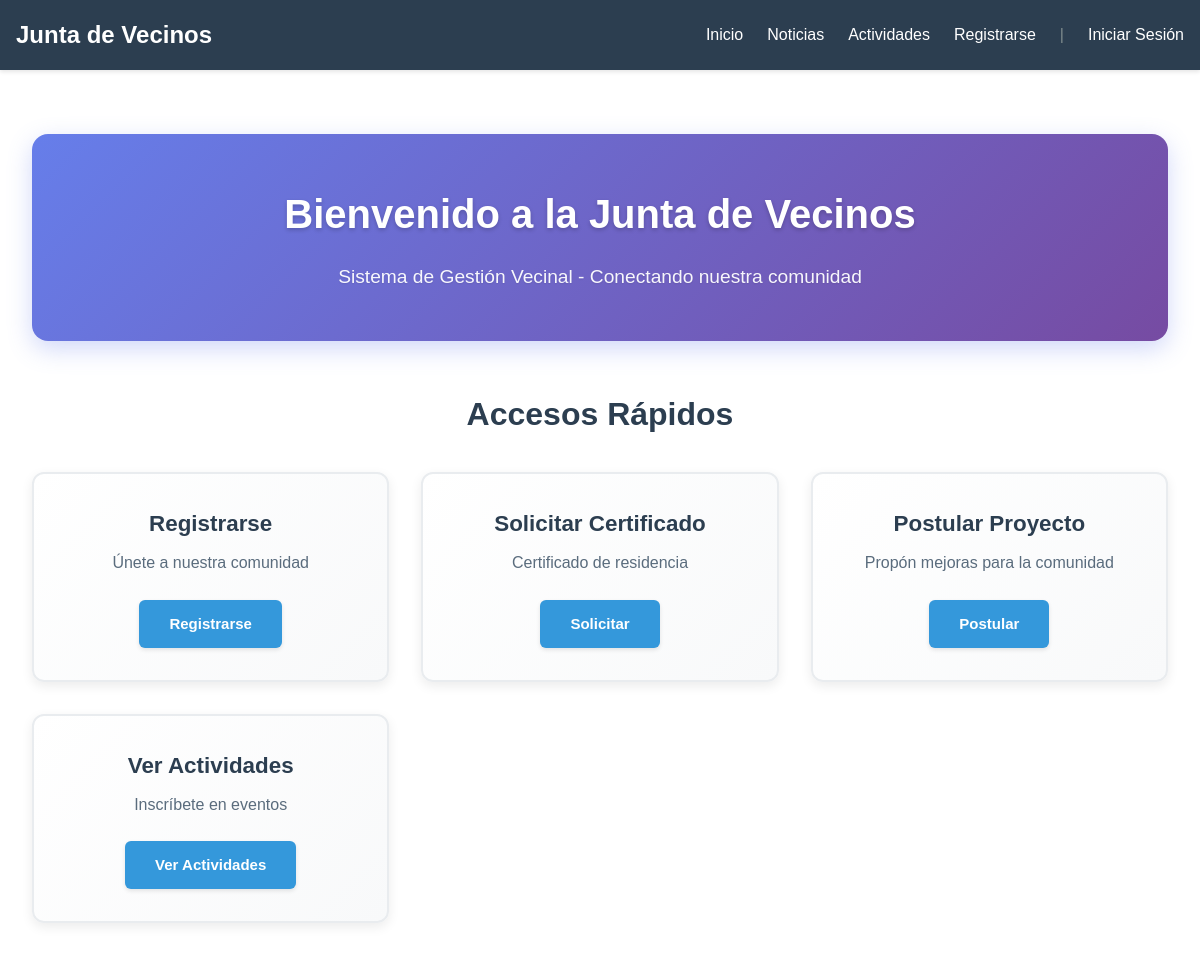
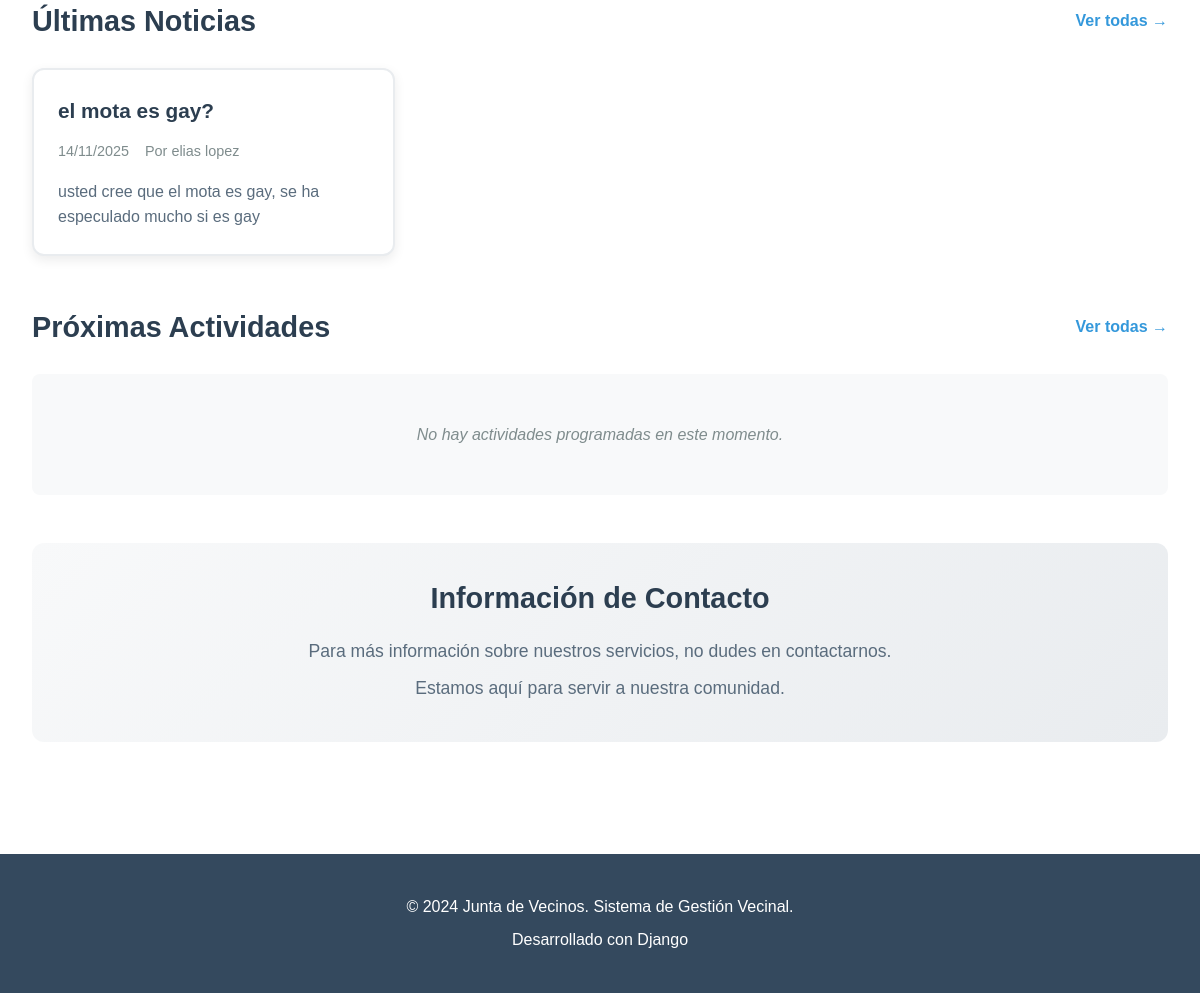
The page / on the database its author committed (2 pictures, top to bottom).
### gestion/models.py (models this page shows, shortened)
class Noticia(models.Model):
    titulo = models.CharField(max_length=200)
    contenido = models.TextField()
    fecha_publicacion = models.DateField(auto_now_add=True)
    autor = models.CharField(max_length=100)
    class Meta:
        verbose_name = "Noticia"
        verbose_name_plural = "Noticias"
        ordering = ['-fecha_publicacion']

### gestion/views.py (the view)
# urls.py: 2. Add a URL to urlpatterns:  path('', views.home, name='home')
def home(request):
    ultimas_noticias = Noticia.objects.all().order_by('-fecha_publicacion')[:5]
    proximas_actividades = Actividad.objects.all().order_by('fecha')[:5]
    context = {
        'ultimas_noticias': ultimas_noticias,
        'proximas_actividades': proximas_actividades,
    }
    return render(request, 'gestion/home.html', context)

### gestion/templates/gestion/home.html (shortened to what this page needs)
{% extends 'gestion/base.html' %}
{% block content %}
<div class="home-container">
    <section class="hero-section">
        <h1>Bienvenido a la Junta de Vecinos</h1>
        <p>Sistema de Gestión Vecinal - Conectando nuestra comunidad</p>
    </section>
    <section class="quick-links">
        <h2>Accesos Rápidos</h2>
        <div class="links-grid">
            {% if user.is_authenticated %}
            <div class="link-card link-card-reservas">
                <h3>Reservar Espacios</h3>
                <p>Canchas, salas y plazas</p>
                <a href="{% url 'listar_espacios' %}" class="btn-action">Reservar</a>
            </div>
            {% else %}
            <div class="link-card">
                <h3>Registrarse</h3>
                <p>Únete a nuestra comunidad</p>
                <a href="{% url 'registrar_vecino' %}" class="btn-action">Registrarse</a>
            </div>
            {% endif %}
            <div class="link-card">
                <h3>Solicitar Certificado</h3>
                <p>Certificado de residencia</p>
                <a href="{% url 'solicitar_certificado' %}" class="btn-action">Solicitar</a>
            </div>
            <div class="link-card">
                <h3>Postular Proyecto</h3>
                <p>Propón mejoras para la comunidad</p>
                <a href="{% url 'postular_proyecto' %}" class="btn-action">Postular</a>
            </div>
            <div class="link-card">
                <h3>Ver Actividades</h3>
                <p>Inscríbete en eventos</p>
                <a href="{% url 'listar_actividades' %}" class="btn-action">Ver Actividades</a>
            </div>
        </div>
    </section>
    <section class="noticias-section">
        <div class="section-header">
            <h2>Últimas Noticias</h2>
            <a href="{% url 'listar_noticias' %}" class="view-all-link">Ver todas →</a>
        </div>
        {% if ultimas_noticias %}
        <div class="noticias-grid">
            {% for noticia in ultimas_noticias %}
            <article class="noticia-card">
                <h3>{{ noticia.titulo }}</h3>
                <p class="noticia-meta">
                    <span class="noticia-fecha">{{ noticia.fecha_publicacion|date:"d/m/Y" }}</span>
                    <span class="noticia-autor">Por {{ noticia.autor }}</span>
                </p>
                <p class="noticia-contenido">
                    {% if noticia.contenido|length > 150 %}
                        {{ noticia.contenido|slice:":150" }}...
                    {% else %}
                        {{ noticia.contenido }}
                    {% endif %}
                </p>
            </article>
            {% endfor %}
        </div>
        {% else %}
        <p class="no-content">No hay noticias publicadas en este momento.</p>
        {% endif %}
    </section>
    <section class="actividades-section">
        <div class="section-header">
            <h2>Próximas Actividades</h2>
            <a href="{% url 'listar_actividades' %}" class="view-all-link">Ver todas →</a>
        </div>
        {% if proximas_actividades %}
        <div class="actividades-grid">
            {% for actividad in proximas_actividades %}
            <article class="actividad-card">
                <h3>{{ actividad.nombre }}</h3>
                <p class="actividad-fecha">📅 {{ actividad.fecha|date:"d/m/Y" }}</p>
                <p class="actividad-descripcion">
                    {% if actividad.descripcion|length > 100 %}
                        {{ actividad.descripcion|slice:":100" }}...
                    {% else %}
                        {{ actividad.descripcion }}
                    {% endif %}
                </p>
                <p class="actividad-cupos">
                    Cupos: {{ actividad.inscritos.count }}/{{ actividad.cupos }}
                </p>
                <a href="{% url 'listar_actividades' %}" class="btn-inscribir">Inscribirse</a>
            </article>
            {% endfor %}
        </div>
        {% else %}
        <p class="no-content">No hay actividades programadas en este momento.</p>
        {% endif %}
    </section>
    <section class="info-section">
        <h2>Información de Contacto</h2>
        <div class="info-content">
            <p>Para más información sobre nuestros servicios, no dudes en contactarnos.</p>
            <p>Estamos aquí para servir a nuestra comunidad.</p>
        </div>
    </section>
</div>
{% endblock %}

### core/static/css/estilos.css (style rules this page uses)
* { margin: 0; padding: 0; box-sizing: border-box; }
body { font-family: Arial, sans-serif; line-height: 1.6; color: #333; min-height: 100vh; display: flex; flex-direction: column; }
.link-card { display: flex; flex-direction: column; align-items: center; justify-content: center; padding: 2rem; text-align: center; background: linear-gradient(135deg, #ffffff 0%, #f8f9fa 100%); border: 2px solid #e9ecef; border-radius: 12px; box-shadow: 0 4px 12px rgba(0, 0, 0, 0.08); transition: all 0.3s ease; }
.link-card h3 { margin-bottom: 0.5rem; color: #2c3e50; font-size: 1.4rem; font-weight: bold; }
.link-card p { margin-bottom: 1.5rem; color: #5a6c7d; font-size: 1rem; font-weight: 500; }
.btn-action { display: inline-block; padding: 12px 30px; background-color: #3498db; color: white; text-decoration: none; border-radius: 6px; font-weight: bold; font-size: 15px; transition: all 0.3s; box-shadow: 0 2px 4px rgba(0, 0, 0, 0.1); }
.home-container { max-width: 1200px; margin: 0 auto; padding: 2rem 1rem; }
.hero-section { text-align: center; padding: 3rem 2rem; background: linear-gradient(135deg, #667eea 0%, #764ba2 100%); border-radius: 16px; color: white; margin-bottom: 3rem; box-shadow: 0 8px 24px rgba(102, 126, 234, 0.3); }
.hero-section h1 { font-size: 2.5rem; margin-bottom: 1rem; font-weight: bold; text-shadow: 0 2px 4px rgba(0, 0, 0, 0.2); }
.hero-section p { font-size: 1.2rem; opacity: 0.95; text-shadow: 0 1px 2px rgba(0, 0, 0, 0.1); }
.quick-links { margin-bottom: 3rem; }
.quick-links h2 { font-size: 2rem; color: #2c3e50; margin-bottom: 2rem; text-align: center; font-weight: bold; }
.links-grid { display: grid; grid-template-columns: repeat(auto-fit, minmax(280px, 1fr)); gap: 2rem; margin-bottom: 2rem; }
.noticias-section, .actividades-section, .info-section { margin-bottom: 3rem; }
.section-header { display: flex; justify-content: space-between; align-items: center; margin-bottom: 1.5rem; }
.section-header h2 { font-size: 1.8rem; color: #2c3e50; font-weight: bold; }
.view-all-link { color: #3498db; text-decoration: none; font-weight: 600; transition: color 0.3s; }
.noticias-grid { display: grid; grid-template-columns: repeat(auto-fill, minmax(300px, 1fr)); gap: 1.5rem; }
.noticia-card { background: white; border: 2px solid #e9ecef; border-radius: 12px; padding: 1.5rem; box-shadow: 0 4px 12px rgba(0, 0, 0, 0.08); transition: all 0.3s ease; }
.noticia-card h3 { color: #2c3e50; margin-bottom: 0.75rem; font-size: 1.3rem; font-weight: bold; }
.noticia-meta { display: flex; gap: 1rem; margin-bottom: 1rem; font-size: 0.9rem; color: #7f8c8d; }
.noticia-contenido { color: #5a6c7d; line-height: 1.6; }
.no-content { text-align: center; padding: 3rem; color: #7f8c8d; font-style: italic; background: #f8f9fa; border-radius: 8px; }
.info-section { background: linear-gradient(135deg, #f8f9fa 0%, #e9ecef 100%); padding: 2rem; border-radius: 12px; text-align: center; }
.info-section h2 { color: #2c3e50; margin-bottom: 1rem; font-size: 1.8rem; font-weight: bold; }
.info-content p { color: #5a6c7d; font-size: 1.1rem; margin: 0.5rem 0; }

### rows shown on the page
Noticia: titulo "el mota es gay?", fecha_publicacion "14/11/2025", autor "elias lopez", contenido "usted cree que el mota es gay, se ha especulado mucho si es gay"
